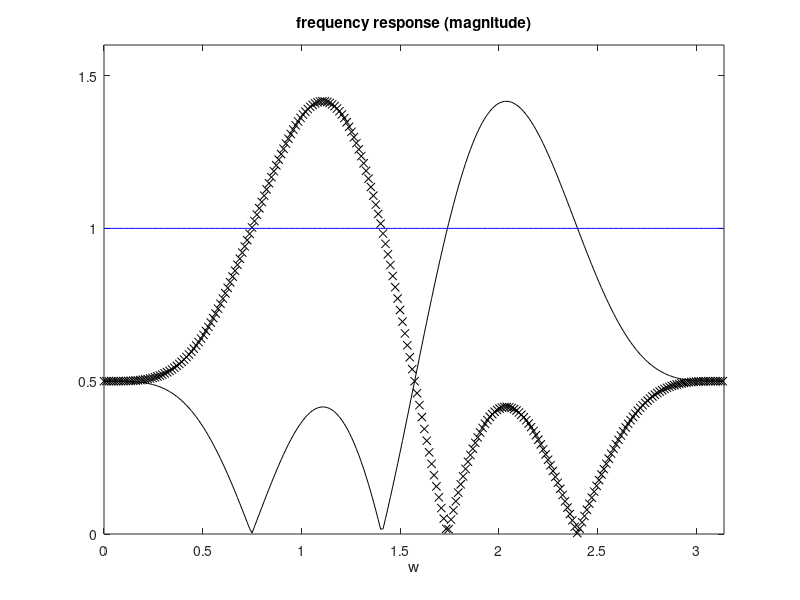

Write MATLAB code to recreate this figure.
% Simple half-band FIR pair example
% 
h0=[0.1 0 -0.3 0 0.2 0.5 0.2 0 -0.3 0 0.1]; %original causal half-band filter.
h1=[-0.1 0 0.3 0 -0.2 0.5 -0.2 0 0.3 0 -0.1]; %a mirror filter is obtained by sign alternation.

w=0:(2*pi/511):pi;
H0=(fft(h0,512)); %discrete Fourier transform
H1=(fft(h1,512)); %discrete Fourier transform
HT=H0+H1;
MH0=abs(H0);
MH1=abs(H1);
MHT=abs(HT);

plot(w,MH0(1:256),'kx'); hold on;
plot(w,MH1(1:256),'k');
plot(w,MHT(1:256),'b');
axis([0 pi 0 1.6]);
title('frequency response (magnitude)');
xlabel('w');
